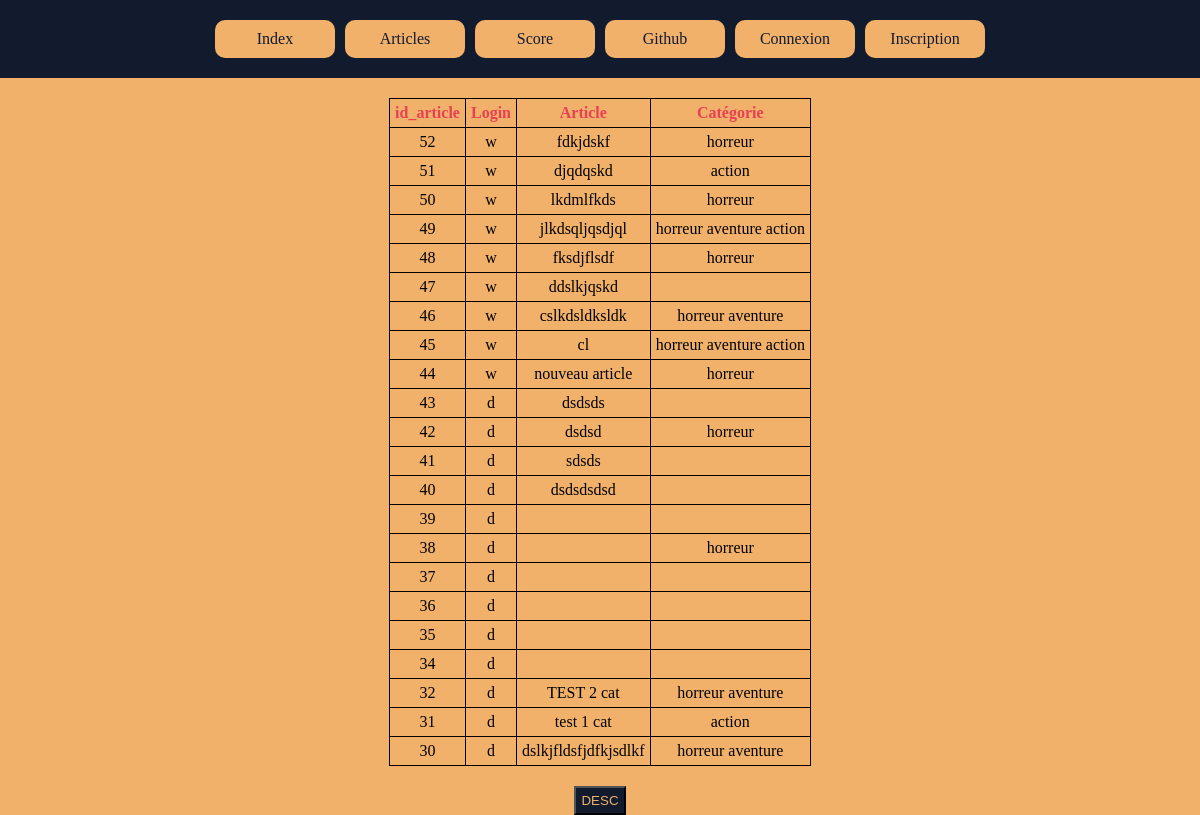
The app's page /articles.php with its own data.
### tables this page shows
CREATE TABLE `articles` (
  `id` int(11) NOT NULL,
  `article` text NOT NULL,
  `id_utilisateur` int(11) NOT NULL
);

CREATE TABLE `utilisateurs` (
  `id` int(11) NOT NULL,
  `login` varchar(255) NOT NULL,
  `password` varchar(255) NOT NULL,
  `email` varchar(255) NOT NULL,
  `firstname` varchar(255) NOT NULL,
  `lastname` varchar(255) NOT NULL
);

CREATE TABLE `categories` (
  `id` int(11) NOT NULL,
  `categorieTitle` varchar(255) NOT NULL
);

### class/article-object.php (called while the page is built, shortened)
<?php
class Articles
{
    public function getAllinfo($bdd)
    {
        if (isset($_GET['order'])) {
            if ($_GET['order'] == 'ASC') {
                $order = 'DESC';
            } elseif ($_GET['order'] == 'DESC') {
                $order = 'ASC';
            }
        } else {
            $order = 'DESC';
        }
        $recupArticle = $bdd->prepare("SELECT articles.id , article, utilisateurs.login FROM articles INNER JOIN utilisateurs ON articles.id_utilisateur = utilisateurs.id ORDER BY articles.id $order");
        $recupArticle->execute();
        $result = $recupArticle->fetchAll(PDO::FETCH_ASSOC);
        return [$result, $order];
    }
}

### articles.php (the view, shortened to what this page needs)
<?php
require_once('./class/User.php');
require_once('./class/article-object.php');
require_once('bdd.php');
$article = new Articles('', '', '');
$array = $article->getAllinfo($bdd);
?>
<!DOCTYPE html>
<html lang="en">
<head>
    <link rel="stylesheet" href="./css/common.css">
</head>
<body>
    <?php require_once('header.php'); ?>
    <main>
        <table>
            <thead>
                <tr>
                    <th>id_article</th>
                    <th>Login</th>
                    <th>Article</th>
                    <th>Catégorie</th>
                </tr>
            </thead>
            <tbody>
                <?php
                foreach ($array[0] as $key => $value) {
                    $requestB = $bdd->prepare("SELECT categories.categorieTitle ,articles.id FROM categories INNER JOIN liaison ON categories.id = liaison.id_categorie INNER JOIN articles ON liaison.id_article = articles.id WHERE articles.id = ?;");
                    $requestB->execute([$array[0][$key]['id']]);
                    $resultB = $requestB->fetchAll(PDO::FETCH_ASSOC);
                ?>
                    <tr>
                        <td><?= $value['id']  ?></td>
                        <td><?= $value['login']  ?></td>
                        <td><?= $value['article'] ?></td>
                        <td>
                            <?php
                            foreach ($resultB as $k => $val) {
                                echo $val['categorieTitle'] . ' ';
                            }
                            ?>
                        </td>
                    </tr>
                <?php
                }
                ?>
            </tbody>
        </table>
        <form action="" method="get">
            <input type="submit" value="<?= $array[1] ?>" name="order">
        </form>
    </main>
</body>
</html>

### css/common.css (style rules this page uses)
* { margin: 0; padding: 0; }
body { background-color: #f1b16a; }
main { display: flex; flex-direction: column; align-items: center; }

### articles.php (style rules this page uses)
table { margin: 20px 0; }
table, td, th { border: 1px solid; border-collapse: collapse; }
td, th { padding: 5px; text-align: center; }
th { color: #e74153; border-color: #000; }
input { color: #f1b16a; padding: 5px; background-color: #121a2e; }

### records on screen
articles: id "52", id_utilisateur.login "w", article "fdkjdskf"
categories: categorieTitle "horreur"
articles: id "51", id_utilisateur.login "w", article "djqdqskd"
categories: categorieTitle "action"
articles: id "50", id_utilisateur.login "w", article "lkdmlfkds"
articles: id "49", id_utilisateur.login "w", article "jlkdsqljqsdjql"
categories: categorieTitle "aventure"
articles: id "48", id_utilisateur.login "w", article "fksdjflsdf"
articles: id "47", id_utilisateur.login "w", article "ddslkjqskd"
articles: id "46", id_utilisateur.login "w", article "cslkdsldksldk"
articles: id "45", id_utilisateur.login "w", article "cl"
articles: id "44", id_utilisateur.login "w", article "nouveau article"
articles: id "43", id_utilisateur.login "d", article "dsdsds"
articles: id "42", id_utilisateur.login "d", article "dsdsd"
articles: id "41", id_utilisateur.login "d", article "sdsds"
articles: id "40", id_utilisateur.login "d", article "dsdsdsdsd"
articles: id "39", id_utilisateur.login "d"
articles: id "38", id_utilisateur.login "d"
articles: id "37", id_utilisateur.login "d"
articles: id "36", id_utilisateur.login "d"
articles: id "35", id_utilisateur.login "d"
articles: id "34", id_utilisateur.login "d"
articles: id "32", id_utilisateur.login "d", article "TEST 2 cat"
articles: id "31", id_utilisateur.login "d", article "test 1 cat"
articles: id "30", id_utilisateur.login "d", article "dslkjfldsfjdfkjsdlkf"
